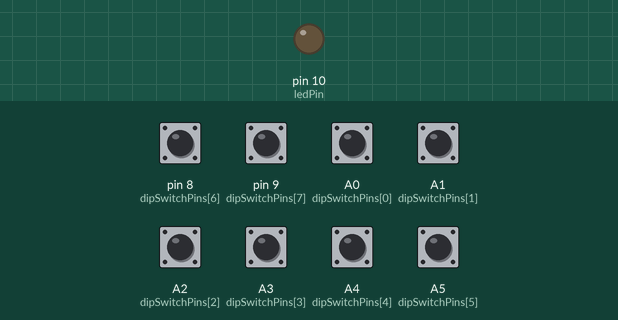
This sketch was run on a simulated Arduino Uno, built with avr-gcc and run on an emulated ATmega328P. Shown: output pins drawn as LEDs (lit = HIGH). The test bench sets the inputs (shaded band); at power-on: A0 (dipSwitchPins[0]), A1 (dipSwitchPins[1]), A2 (dipSwitchPins[2]), A3 (dipSwitchPins[3]), A4 (dipSwitchPins[4]), A5 (dipSwitchPins[5]), pin 8 (dipSwitchPins[6]), pin 9 (dipSwitchPins[7]) LOW.

Above: at 1.2 s.
1.3 s: pin 8 (dipSwitchPins[6]) pulled HIGH for 0.15 s
At 1.37 s:
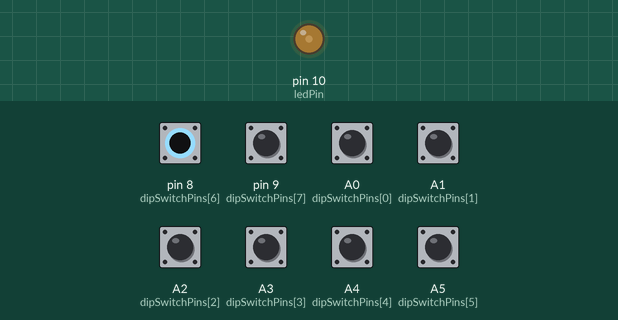
2.9 s: pin 9 (dipSwitchPins[7]) pulled HIGH for 0.15 s
At 2.97 s:
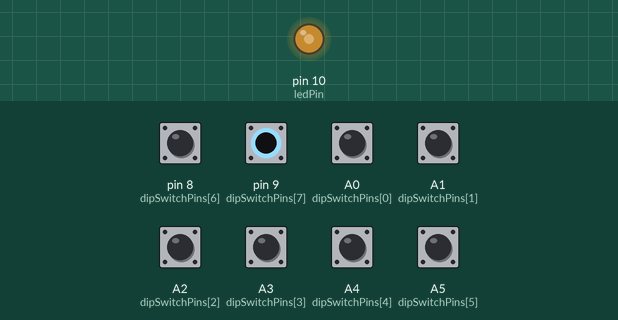
4.5 s: A0 (dipSwitchPins[0]) pulled HIGH for 0.15 s
At 5.0 s:
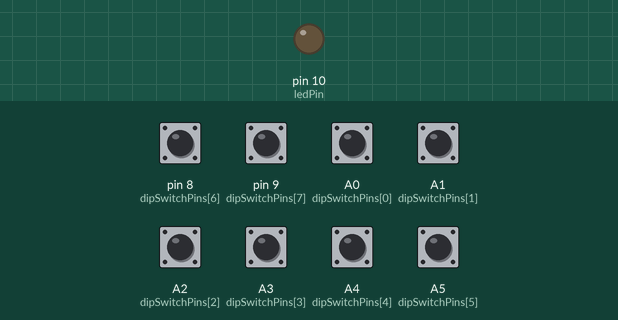
6.1 s: A1 (dipSwitchPins[1]) pulled HIGH for 0.15 s
At 7.4 s:
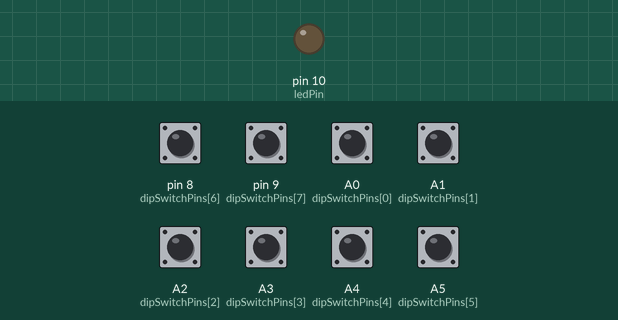
7.7 s: A2 (dipSwitchPins[2]) pulled HIGH for 0.15 s
At 8.6 s:
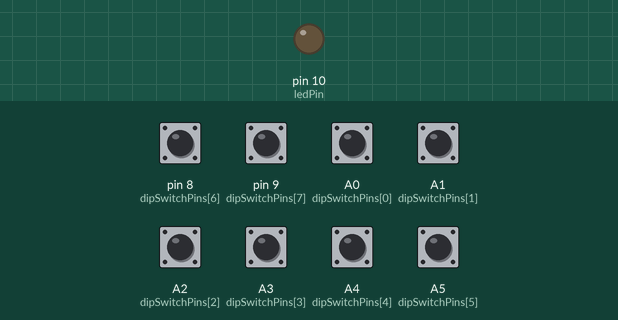
9.3 s: A3 (dipSwitchPins[3]) pulled HIGH for 0.15 s
At 9.9 s:
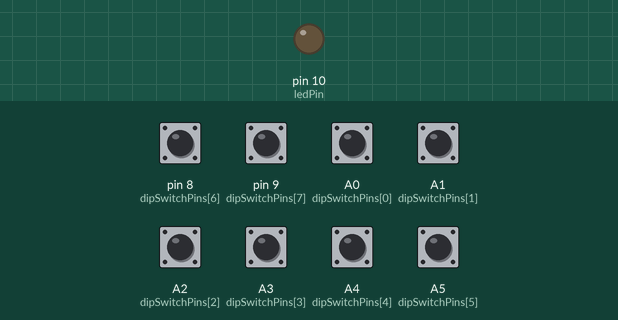
Timing chart, 0 to 11.9 s (numbered marks = the images above; inputs shaded):
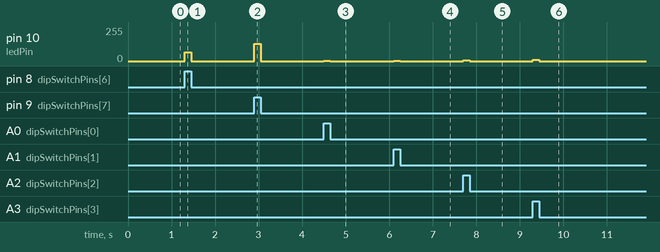

Measured:
- after the input at 1.3 s, pin 10 (ledPin): 0/255 → 64/255 at once, → 0/255 0.15 s later
- after the input at 2.9 s, pin 10 (ledPin): 0/255 → 128/255 at once, → 0/255 0.15 s later
- after the input at 4.5 s, pin 10 (ledPin): 0/255 → 1/255 at once, → 0/255 0.15 s later
- after the input at 6.1 s, pin 10 (ledPin): 0/255 → 2/255 at once, → 0/255 0.15 s later
- after the input at 7.7 s, pin 10 (ledPin): 0/255 → 4/255 at once, → 0/255 0.15 s later
- after the input at 9.3 s, pin 10 (ledPin): 0/255 → 8/255 at once, → 0/255 0.15 s later

The sketch:

2_8_1.ino
```cpp
// Definieren der Pin-Nummern für die DIP-Schalter und LED
const int ledPin = 10; // PWM-fähiger Pin für die LED
const int dipSwitchPins[] =  {A0, A1, A2, A3, A4, A5, 8, 9}; // Pins für die 8 DIP-Schalter
const int numSwitches = sizeof(dipSwitchPins) / sizeof(dipSwitchPins[0]);
int i, exponent;

void setup() {
  // LED Pin als Ausgang konfigurieren
  pinMode(ledPin, OUTPUT);
  // Pins der Dip switsches als Eingang konfigurieren
  for (int i = 0; i < numSwitches; i++) {
    pinMode(dipSwitchPins[i], INPUT);
  }
}

void loop() {
  int value = 0; // Value als 0 initialisieren
  // Liest den Zustand der DIP-Schalter und berechnet den gesamten Wert.
  for (i = 0; i < numSwitches; i++) {  // For Schleife für jeden DIP-Switch
    value = value | (digitalRead(dipSwitchPins[i]) << i); // Lese den binären Wert aus (0, 1) und shifte ihn um seine Wertigkeit nach links. Verknüpfe dies über oder mit dem value
  }
  // da 8 Bit Werte von 0 bis 255 abbilden können, und der PWM-Output einen Wert in dieser Range braucht, ist eine Map-function nicht nötig
  analogWrite(ledPin, value); // Stellt die LED-Helligkeit ein
}
```
